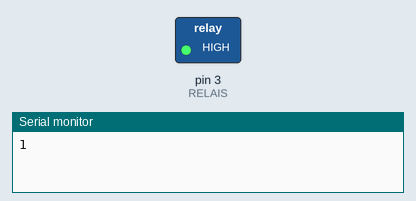
Recording of a program running on a simulated Arduino Uno, built with avr-gcc and run on an emulated ATmega328P. On the bench: switched loads named in the program (green lamp = pin HIGH), the last lines printed to the serial monitor.

Above: at 1.5 s.
At 4.5 s:
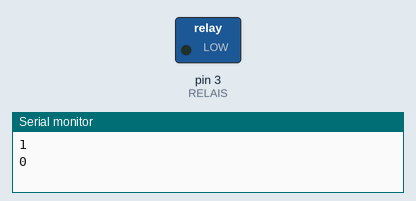
Timing chart, 0 to 7.8 s (numbered marks = the images above):
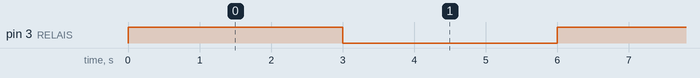

Measured:
- by itself, pin 3 (RELAIS): alternates HIGH for 3.0 s and LOW for 3.0 s

The program:

main.cpp
```cpp
#include <Arduino.h>
//===Module double relais ==========================
//
// Exemple de  clignottement d'une lampe toutes les 3 secondes
// par C ROLLAND 26 09 2013 Tiptopboards.com
//
//==================================================
// Broche 3 en sortie commande du relais n1
const int RELAIS = 3; //declaration broche 3 output

boolean etatRelais = 0; // Etat du relais (on / off)

void setup()   {
  Serial.begin(9600);   //Ouvre le port série à 9600 bauds
  // Broche de sortie
  pinMode(RELAIS, OUTPUT); //Configure la broche RELAIS en sortie
} //  Fin du setup


void loop(){ // Boucle principale

   etatRelais=!etatRelais; // inverse l'état du relais
   digitalWrite(RELAIS,etatRelais); // met la broche de commande dans l'état voulu
   Serial.println(etatRelais); //Affichage dans le serial monitor pour contrôle
   delay (3000); // pause 3 secondes
} // fin de void loop
```
